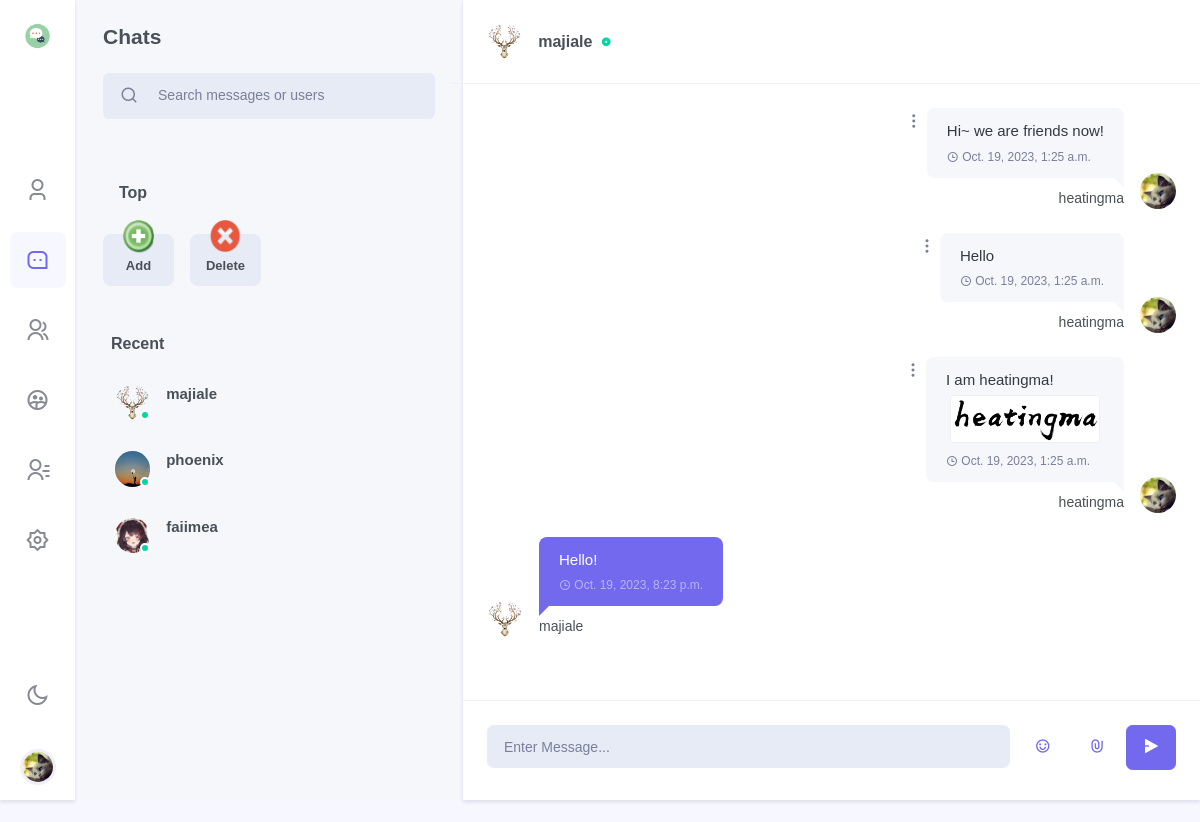
/chat/chat/majiale/?dark=False (signed in), run on an earlier commit of the app's database.
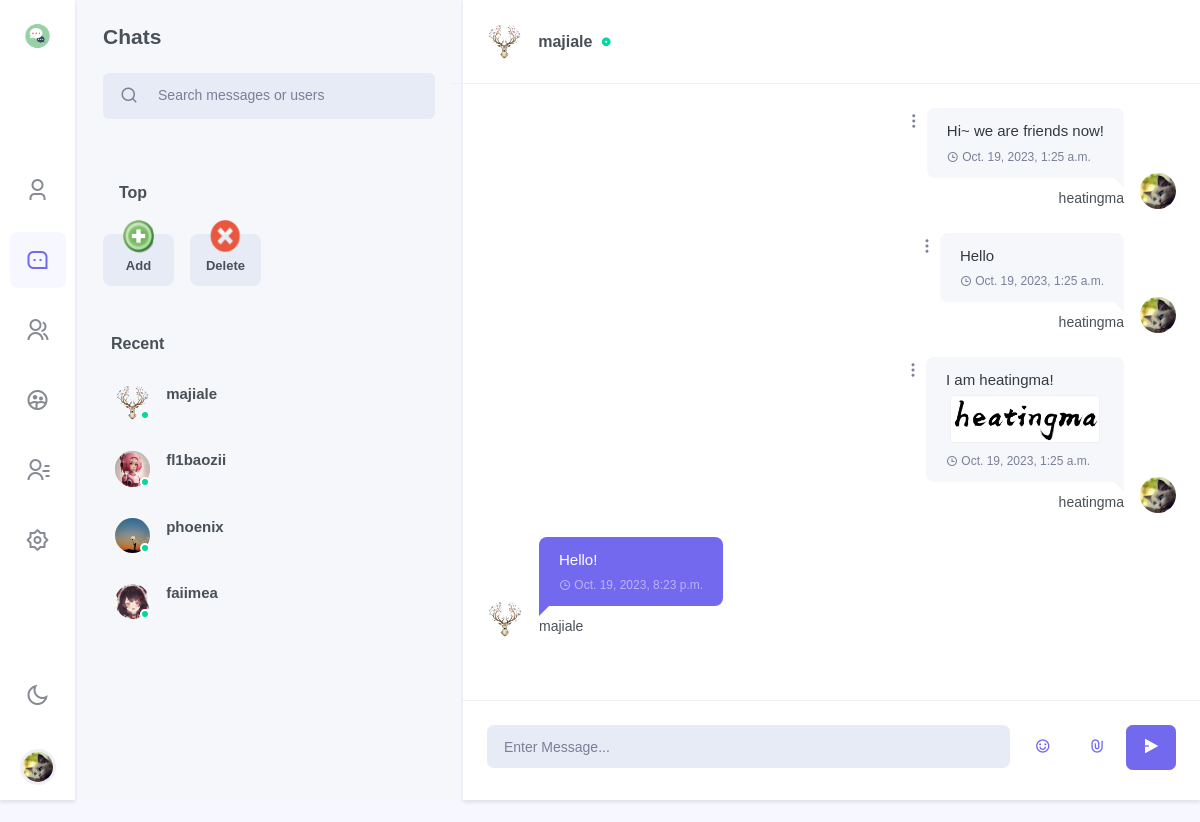
And on a later commit of the database.
### users/models.py (models this page shows, shortened)
class User(AbstractUser):
    top_friends = models.ManyToManyField(settings.AUTH_USER_MODEL, blank=True, related_name='friends_set')
    friends = models.ManyToManyField(settings.AUTH_USER_MODEL, blank=True, related_name='top_friends_set')
    email = models.EmailField('email address', primary_key=True, unique=True)
    USERNAME_FIELD = 'email'
    REQUIRED_FIELDS = ["username"]
    @property
    def image_url(self):
        from chat.models import Profile
        return Profile.objects.get(user=self).image_url

### chat/models.py (models this page shows, shortened)
class Profile(models.Model):
    about_me = models.TextField(default='There is no Personal Signature here yet. You can add it through settings')
    image = models.ImageField(upload_to=profile_media_path, null=True, blank=True)
    user = models.OneToOneField(User, on_delete=models.CASCADE)
    location = models.CharField(max_length=50, default="Unkown")
    @property
    def image_url(self):
        if self.image == "":
            return "/media/static_default/{}.png".format(self.user_initial)
        else:
            return self.image.url

class FMMessage(models.Model):
    uid = models.UUIDField(default=uuid.uuid4, editable=False, unique=True)
    user = models.ForeignKey(to=get_user_model(), on_delete=models.CASCADE)
    belong_fm = models.ForeignKey(to=FriendRoom, on_delete=models.CASCADE)
    content = models.CharField(max_length=512)
    timestamp = models.DateTimeField(auto_now_add=True)
    attachment = models.FileField(upload_to=friend_message_media_path, null=True, blank=True)
    @property
    def image_url(self):
        profile = Profile.objects.get(user=self.user)
        return profile.image_url
    @property
    def attachment_url(self):
        if self.attachment.name == "" or self.attachment.name is None:
            return ""
        return self.attachment.url
    @property
    def attachment_type(self):
        file_type, _ = mimetypes.guess_type(self.attachment.name)
        if file_type.startswith("image"):
            file_type = "image"
        return file_type
    @property
    def attachment_name(self):
        if self.attachment.name == "" or self.attachment.name is None:
            return None
        return os.path.basename(self.attachment.name)

### chat/views/chatfriend.py (the view, shortened to what this page needs)
# urls.py: path('chat/<str:friend_name>/', chatfriend, name='chatfriend'),
@login_required
def chatfriend(request: HttpRequest, friend_name, dark=False):
    if request.GET:
        dark = request.GET['dark']
        dark = False if dark == 'False' else True
    username = request.user.username
    friend = get_object_or_404(User, username=friend_name)
    user = get_object_or_404(User, username=username)
    wrong_message = ""
    try:
        friend_room = FriendRoom.objects.get(user_1=user, user_2=friend)
    except:
        friend_room = get_object_or_404(FriendRoom, user_2=user, user_1=friend)
    profile = get_object_or_404(Profile, user=user)
    friend_messages = FMMessage.objects.filter(belong_fm=friend_room)
    return render(
        request=request,
        template_name='chat/chatfriend.html',
        context={
            'profile': profile,
            'dark': dark,
            'light': not dark,
            'friends': user.friends.all(),
            "top_friends": user.top_friends.all(),
            "friend_room": friend_room,
            "friend":friend,
            "friend_profile": Profile.objects.get(user=friend),
            "friend_messages":friend_messages,
            "wrong_message": wrong_message,
            "new_friends": Friend_Request.objects.filter(to_user=user),
        }
    )

### templates/chat/chatfriend.html (shortened to what this page needs)
{% extends 'chat/base.html' %}
{% block side_menu %}
    {% include "chat/side_menus/side_menu_chat.html" %}
{% endblock %}
{% block leftsidebar %}
    {% include "chat/leftsidebar/leftsidebar_chat.html" %}
{% endblock %}
{% block chat_conversation %}
    {% include "chat/body/body_chatfriend.html" %}
{% endblock %}

### templates/chat/side_menus/side_menu_chat.html (shortened to what this page needs)
{% load static %}
<div class="side-menu flex-lg-column mr-lg-1">
<div class="sidebar_logo">
    <a href="" class="logo logo-dark">
        <span class="logo-sm">
            <img src="{% static "images/chat/chat.png" %}" alt="" height="30">
        </span>
    </a>
</div>
<div class="flex-lg-column my-auto">
    <ul class="nav nav-pills side-menu-nav justify-content-center" role="tablist">
        <li class="nav-item" data-toggle="tooltip" data-trigger="hover" data-placement="top" title="Profile">
            <a href="{% url 'chat:my' %}?{{'dark'}}={{dark}}" class="nav-link" id="pills-user-tab" role="tab">
            <i class="ri-user-3-line"></i>
        </a></li>
        <li class="nav-item" data-toggle="tooltip" data-trigger="hover" data-placement="top" title="Chats">
            <a href="{% url 'chat:chat'%}?{{'dark'}}={{dark}}" class="nav-link active" id="pills-chat-tab" role="tab">
            <i class="ri-message-3-line"></i>
        </a></li>
        <li class="nav-item" data-toggle="tooltip" data-trigger="hover" data-placement="top" title="Groups">
            <a href="{% url 'chat:groups'%}?{{'dark'}}={{dark}}" class="nav-link" id="pills-groups-tab" role="tab">
            <i class="ri-group-line"></i>
        </a></li>
        <li class="nav-item" data-toggle="tooltip" data-trigger="hover" data-placement="top" title="Chatroom">
            <a href="{% url 'chat:chatroom'%}?{{'dark'}}={{dark}}" class="nav-link" id="pills-chatroom-tab" role="tab">
            <i class="ri-group-2-line"></i>
        </a></li>
        <li class="nav-item" data-toggle="tooltip" data-trigger="hover" data-placement="top" title="Contacts">
            <a href="{% url 'chat:contracts'%}?{{'dark'}}={{dark}}" class="nav-link" id="pills-contacts-tab" role="tab">
            <i class="ri-contacts-line"></i>
        </a></li>
        <li class="nav-item" data-toggle="tooltip" data-trigger="hover" data-placement="top" title="Settings">
            <a href="{% url 'chat:settings'%}?{{'dark'}}={{dark}}" class="nav-link" id="pills-setting-tab"  role="tab">
            <i class="ri-settings-2-line"></i>
        </a></li>
    </ul>
</div>
<div class="flex-lg-column d-none d-lg-block">
    <ul class="nav side-menu-nav justify-content-center">
        <li class="nav-item">
            <a class="nav-link" id="light-dark" href="{% url 'chat:chat'%}?{{'dark'}}={{light}}" data-toggle="tooltip" data-trigger="hover" data-placement="right" title="Dark / Light Mode">
                <i class="ri-sun-line theme-mode-icon"></i>
            </a>
        </li>
        <li class="nav-item btn-group dropup profile-user-dropdown">
            <a class="nav-link dropdown-toggle normal_container" href="#" role="button" data-toggle="dropdown" aria-haspopup="true" aria-expanded="false">
                <img src="{{ profile.image_url }}"  alt="" class="profile-user rounded-circle">
            </a>
        </li>
    </ul>
</div>
</div>

### templates/chat/leftsidebar/leftsidebar_chat.html (shortened to what this page needs)
{% load static %}
<div style="max-height: 100%;">
    <div class="p-4">
        <h4 class="mb-4">Chats</h4>
        <div class="search-box chat-search-box">
            <div class="input-group mb-3 bg-light  input-group-lg rounded-lg">
                <div class="input-group-prepend">
                    <button class="btn btn-link text-muted pr-1 text-decoration-none" type="button">
                        <i class="ri-search-line search-icon font-size-18"></i>
                    </button>
                </div>
                <input type="text" class="form-control bg-light" placeholder="Search messages or users">
            </div>
        </div>
    </div>
    <div class="p-4" dir="ltr">
        <h5 class="mb-3 px-3 font-size-16">Top</h5>
        <div class="owl-carousel owl-theme" id="user-status-carousel">
            <div class="item">
                <a href="#" class="user-status-box" data-toggle="modal" data-target="#addtop-exampleModal">
                    <div class="avatar-xs mx-auto d-block chat-user-img online align-self-center mr-3">
                        <img src="{% static "images/chat/add.png" %}" alt="user-img" class="img-fluid rounded-circle avatar-xs">
                    </div>
                    <h5 class="font-size-13 text-truncate mt-3 mb-1">Add</h5>
                </a>
            </div>
            <div class="item">
                <a href="#" class="user-status-box" data-toggle="modal" data-target="#deletetop-exampleModal">
                    <div class="avatar-xs mx-auto d-block chat-user-img online align-self-center mr-3">
                        <img src="{% static "images/chat/delete.png" %}" alt="user-img" class="img-fluid rounded-circle avatar-xs">
                    </div>
                    <h5 class="font-size-13 text-truncate mt-3 mb-1">Delete</h5>
                </a>
            </div>
        </div>
    </div>
    <div class="px-3 pb-3 mt-4" >
        <h5 class="mb-3 px-3 font-size-16">Recent</h5>
        <div class="chat-message-list">
            <ul class="list-unstyled chat-list chat-user-list">
                {% for friend in friends %}
                    <li><a href="{% url 'chat:chatfriend' friend_name=friend.username %}?{{'dark'}}={{dark}}">
                        <div class="media">
                            <div class="chat-user-img online align-self-center mr-3">
                                <img src="{{friend.image_url}}" class="rounded-circle avatar-xs" alt="">
                                <span class="user-status"></span>
                            </div>
                            <div class="media-body overflow-hidden">
                                <h5 class="text-truncate font-size-15 mb-1">{{friend.username}}</h5>
                            </div>
                        </div>
                    </a></li>
                {% endfor %}
            </ul>
        </div>
    </div>
</div>

### templates/chat/body/body_chatfriend.html (shortened to what the changed rows need)
<div class="w-100">
    <div class="p-3 p-lg-4 border-bottom row align-items-center">
        <div class="col-sm-4 col-8">
            <div class="media align-items-center">
                <div class="media-body overflow-hidden">
                    <h5 class="font-size-16 mb-0 text-truncate">
                        <a href="#" class="text-reset user-profile-show" id="cur_room_name">
                            {{friend.username}}
                        </a>
                        <i class="ri-record-circle-fill font-size-10 text-success d-inline-block ml-1"></i>
                    </h5>
                </div>
            </div>
        </div>
    </div>
    <div class="chat-conversation p-3 p-lg-4" id="chatLog-container" style="overflow: auto;">
        <ul class="list-unstyled mb-0"i id="chatLog">
            {% for rm in friend_messages %}
                {% if rm.user.username != profile.user.username %}
                <li><div class="conversation-list" style="max-width: 50%;">
                    <div class="chat-avatar"><img src={{rm.image_url}} alt=""></div>
                    <div class="user-chat-content" style="max-width: 100%;">
                        <div class="ctext-wrap">
                            <div class="ctext-wrap-content" style="max-width: 100%;">
                                <p class="mb-0" style="word-break:break-all; line-break:anywhere;">{{rm.content}}</p>
                                <p class="chat-time mb-0"><i class="ri-time-line align-middle"></i> <span class="align-middle">{{rm.timestamp}}</span></p>
                            </div>
                        </div>
                        <div class="conversation-name">{{rm.user.username}}</div>
                    </div>
                </div></li>
                {% else %}
                <li class="right"><div class="conversation-list" style="max-width: 50%;">
                    <div class="chat-avatar"><img src="{{ profile.image_url }}" alt=""></div>
                    <div class="user-chat-content" style="max-width: 100%;">
                        <div class="ctext-wrap">
                            <div class="ctext-wrap-content" style="max-width: 100%;">
                                <p class="mb-0" style="word-break:break-all; line-break:anywhere; text-align: left;">{{rm.content}}</p>
                                {% if rm.attachment_name is not None %}
                                    {% if rm.attachment_type == "image" %}
                                        <ul class="list-inline message-img  mb-0">
                                            <li class="list-inline-item message-img-list">
                                                <div>
                                                    <a class="popup-img d-inline-block m-1" href="{{rm.attachment_url}}">
                                                        <img src="{{rm.attachment_url}}" alt="" class="rounded border">
                                                    </a>
                                                </div>
                                            </li>
                                        </ul>
                                    {% endif %}
                                {% endif %}
                                <p class="chat-time mb-0"><i class="ri-time-line align-middle"></i> <span class="align-middle">{{rm.timestamp}}</span></p>
                            </div>
                            <div class="dropdown align-self-start">
                                <a class="dropdown-toggle" href="#" role="button" data-toggle="dropdown" aria-haspopup="true" aria-expanded="false">
                                    <i class="ri-more-2-fill"></i>
                                </a>
                            </div>
                        </div>
                        <div class="conversation-name"> {{ profile.user.username }} </div>
                    </div>
                </div></li>
                {% endif %}
            {% endfor %}
        </ul>
    </div>
</div>

What changed in the data, as far as the page shows it:
added User: image_url (picture), username "fl1baozii"
